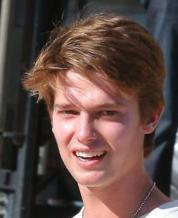
#> input picture data/img_align_celeba/img_align_celeba/000590.jpg, 178 x 218 px, found by its file name; its folder holds only this picture in this run
$ python main.py
#> lines starting #> are read from the running program, lines starting #| are printed output that depends on the picture
import os
import cv2


# Normalize the images
def normalize_images(images):
#> called with images = 'data/img_align_celeba/img_align_celeba'
    normalized_images = []
    for i in os.listdir(images):
        image = cv2.imread(os.path.join(images, i))
#> image is the input picture: shape (218, 178, 3); mean B, G, R 69.7, 74.3, 95
        if image is not None:
            # Convert the image to grayscale
            if len(image.shape) == 3:
                image = cv2.cvtColor(image, cv2.COLOR_BGR2GRAY)
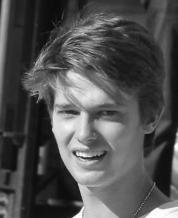
#> image: shape (218, 178); min 1, max 255, mean 80
            # Normalize the pixel values in the range (0-1)
            normalized_image = cv2.normalize(image, None, 0, 255, cv2.NORM_MINMAX)
            normalized_images.append(normalized_image)
    return normalized_images

# Normalized Datasettt
normalized_dataset = normalize_images("data/img_align_celeba/img_align_celeba")
#> normalized_dataset = 1 item

if len(normalized_dataset) > 0:
    # Display the first normalized image
    cv2.imshow("Jerry", normalized_dataset[0])
    cv2.waitKey(0)
    cv2.destroyAllWindows()

$ run again, on data/img_align_celeba/img_align_celeba/005078.jpg
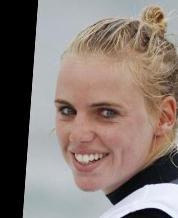
#> input picture data/img_align_celeba/img_align_celeba/005078.jpg, 178 x 218 px, found by its file name
#> in normalize_images, image is the input picture: shape (218, 178, 3); mean B, G, R 115.6, 121.4, 134.8
#> in normalize_images, `image = cv2.cvtColor(image, cv2.COLOR_BGR2GRAY)`:
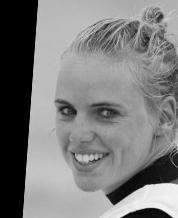
#> image: shape (218, 178); min 0, max 253, mean 124.7
#> normalized_dataset = 1 item

$ run again, on data/img_align_celeba/img_align_celeba/005168.jpg
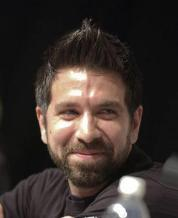
#> input picture data/img_align_celeba/img_align_celeba/005168.jpg, 178 x 218 px, found by its file name
#> in normalize_images, image is the input picture: shape (218, 178, 3); mean B, G, R 46.2, 50.5, 59.9
#> in normalize_images, `image = cv2.cvtColor(image, cv2.COLOR_BGR2GRAY)`:
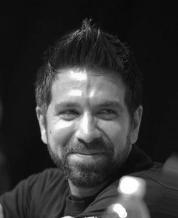
#> image: shape (218, 178); min 0, max 255, mean 52.8
#> normalized_dataset = 1 item

$ run again, on data/img_align_celeba/img_align_celeba/005201.jpg
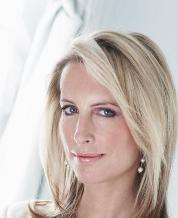
#> input picture data/img_align_celeba/img_align_celeba/005201.jpg, 178 x 218 px, found by its file name
#> in normalize_images, image is the input picture: shape (218, 178, 3); mean B, G, R 183.1, 189.4, 201.5
#> in normalize_images, `image = cv2.cvtColor(image, cv2.COLOR_BGR2GRAY)`:
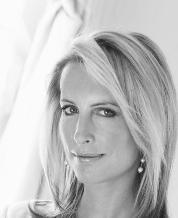
#> image: shape (218, 178); min 21, max 255, mean 192.3
#> normalized_dataset = 1 item

$ run again, on data/img_align_celeba/img_align_celeba/001551.jpg
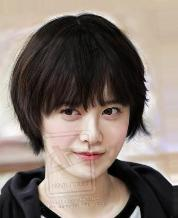
#> input picture data/img_align_celeba/img_align_celeba/001551.jpg, 178 x 218 px, found by its file name
#> in normalize_images, image is the input picture: shape (218, 178, 3); mean B, G, R 109.4, 117.6, 130.4
#> in normalize_images, `image = cv2.cvtColor(image, cv2.COLOR_BGR2GRAY)`:
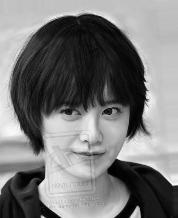
#> image: shape (218, 178); min 0, max 254, mean 120.5
#> normalized_dataset = 1 item
